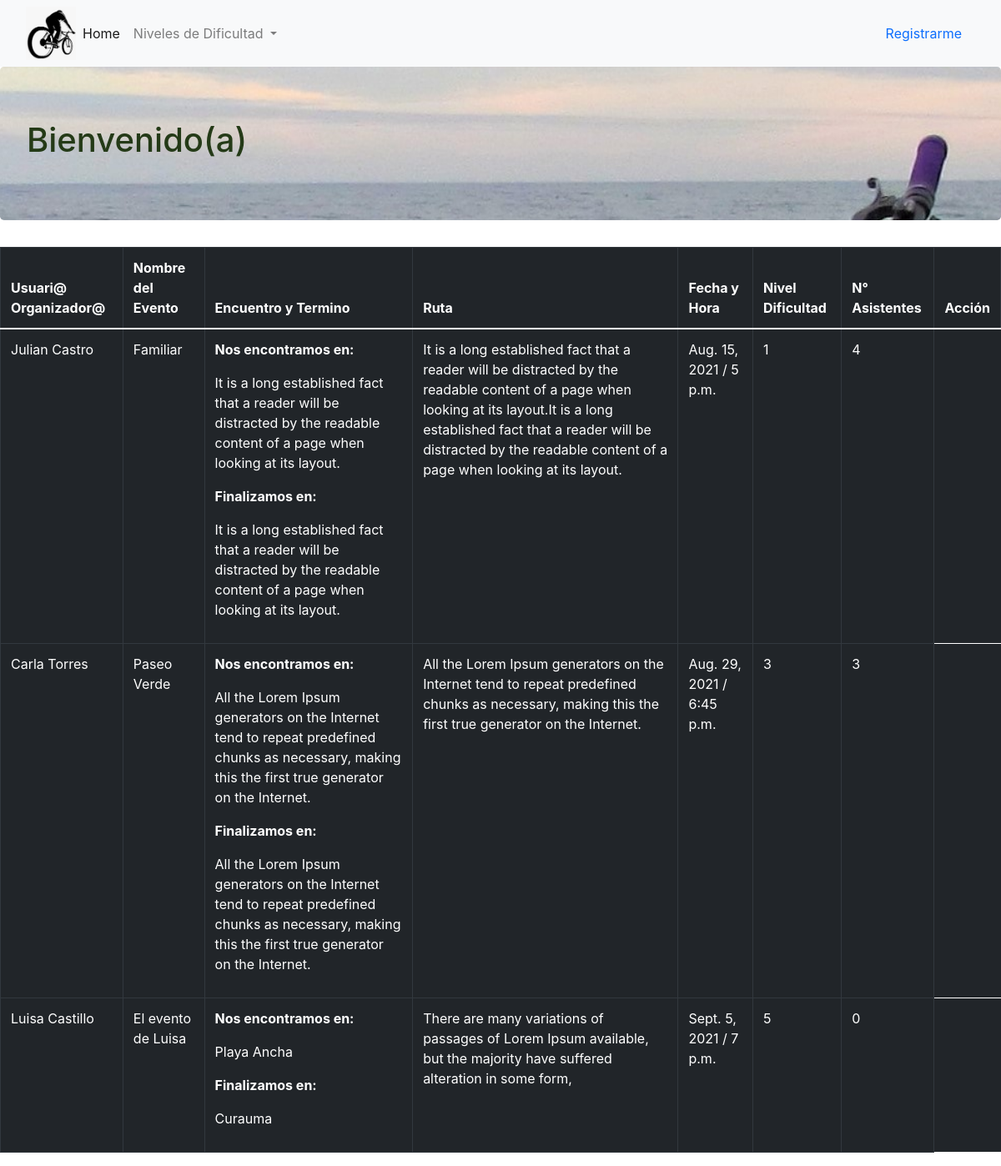
Before: / with the older database file.
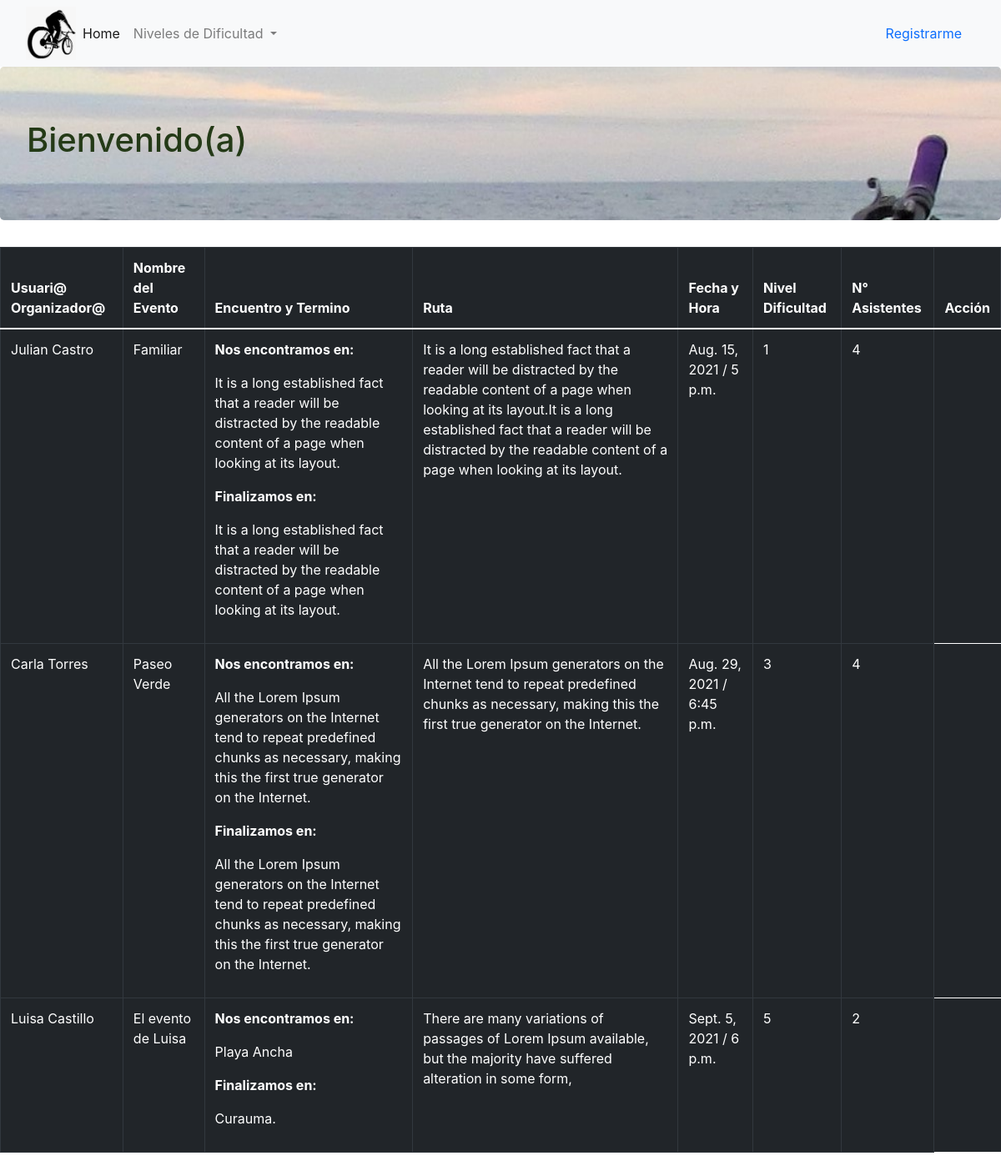
After: the same page with the newer database file.
### bici_app/models.py (models this page shows, shortened)
class Evento(models.Model):
    nombre=models.CharField(max_length=45, null=True)
    creador=models.ForeignKey(User, related_name="user_creador", on_delete=CASCADE)
    encuentro=models.TextField(null=True)
    termino=models.TextField(null=True)
    ruta=models.TextField(null=True)
    fecha=models.DateField(null=True, blank=True)
    hora=models.TimeField(null=True, blank=True)
    dificultad=models.IntegerField(null=True)
    users_add_evento=models.ManyToManyField(User, related_name="user_eventos")
    objects = EventoManager()

class User(models.Model):
    first_name= models.CharField(max_length=45)
    last_name = models.CharField(max_length=45)
    email = models.EmailField(max_length=45)
    password = models.CharField(max_length=60)
    created_at = models.DateTimeField(auto_now_add=True)
    updated_at = models.DateTimeField(auto_now_add=True)
    objects = UserManager()

### bici_app/views.py (the view)
# urls.py: path('', views.cicletealo),
def cicletealo(request):
    if 'id' in request.session:
        user=User.objects.get(id=request.session['id'])
        eventos=Evento.objects.order_by('-id')
        if user:
            context={
                'user': f'{user.first_name} {user.last_name}',
                'eventos': eventos,
                'users':user
            }
            if request.method =='POST':
                errors = Evento.objects.evento_validator(request.POST)
                if len(errors) > 0:
                    for key, value in errors.items():
                        messages.error(request,value)
                    return redirect("/cicletealo")
                user_id=request.session['id']
                creador= User.objects.get(id=user_id)
                nombre=request.POST.get('nombre')
                print(nombre)
                encuentro=request.POST.get('encuentro')
                termino=request.POST.get('termino')
                ruta=request.POST.get('ruta')
                fecha=request.POST.get('fecha')
                hora=request.POST.get('hora')
                dificultad= request.POST.get('dificultad')
                new_evento=Evento.objects.create(nombre=nombre, creador=creador, encuentro=encuentro, termino=termino ,ruta=ruta, fecha=fecha, hora=hora, dificultad=dificultad)
                print(new_evento)
                return redirect("/cicletealo")
        return render(request, 'cicletealo.html', context)
    else:
        eventos=Evento.objects.all()
        context={
            'eventos': eventos,
        }
        return render(request, "cicletealo.html", context)

### bici_app/templates/cicletealo.html (shortened to what this page needs)
{% extends "base.html" %}
{% load static %}
{% block style%} <link rel="stylesheet" href="{% static 'css/cicletealo.css'%}">{% endblock %}
{% block content %}
     <div class="jumbotron"  style="background: url(static/img/foto_portada4.jpg)   no-repeat center center fixed; -webkit-background-size: cover; -moz-background-size: cover; -o-background-size: cover; background-size: cover;">
        <h1>Bienvenido(a)</h1>
      </div>
          <table class="table table-bordered table-dark">
            <thead>
              <tr>
                <th scope="col">Usuari@ Organizador@</th>
                <th scope="col">Nombre del Evento</th>
                <th scope="col">Encuentro y Termino</th>
                <th scope="col">Ruta</th>
                <th scope="col">Fecha y Hora</th>
                <th scope="col">Nivel Dificultad</th>
                <th scope="col">N° Asistentes</th>
                <th scope="col">Acción</th>
              </tr>
            </thead>
            <tbody>
            {% for evento in eventos %}
              <tr>
                <td>{{evento.creador.first_name}} {{evento.creador.last_name}}
                  </th></td>
                <td>{{evento.nombre}}</td>
                <td><p class="fw-bolder">Nos encontramos en:</p>
                    <p>{{evento.encuentro}}</p>
                    <p class="fw-bolder" >Finalizamos en:</p>
                    <p>{{evento.termino}}</p>
                </td>
                <td>{{evento.ruta}}</td>
                <td>{{evento.fecha}} / {{evento.hora}}</td>
                <td>{{evento.dificultad}}</td>
                <td>{{evento.users_add_evento.all | length}}</td>
              </tr>
            {% endfor %}
            </tbody>
          </table>
{%endblock%}

Changed rows visible on the page:
computed for Evento "Paseo Verde": users_add_evento.all|length "3" → "4"
changed Evento "El evento de Luisa": termino "Curauma" → "Curauma."; hora "7 p.m." → "6 p.m."; users_add_evento.all|length "0" → "2"
